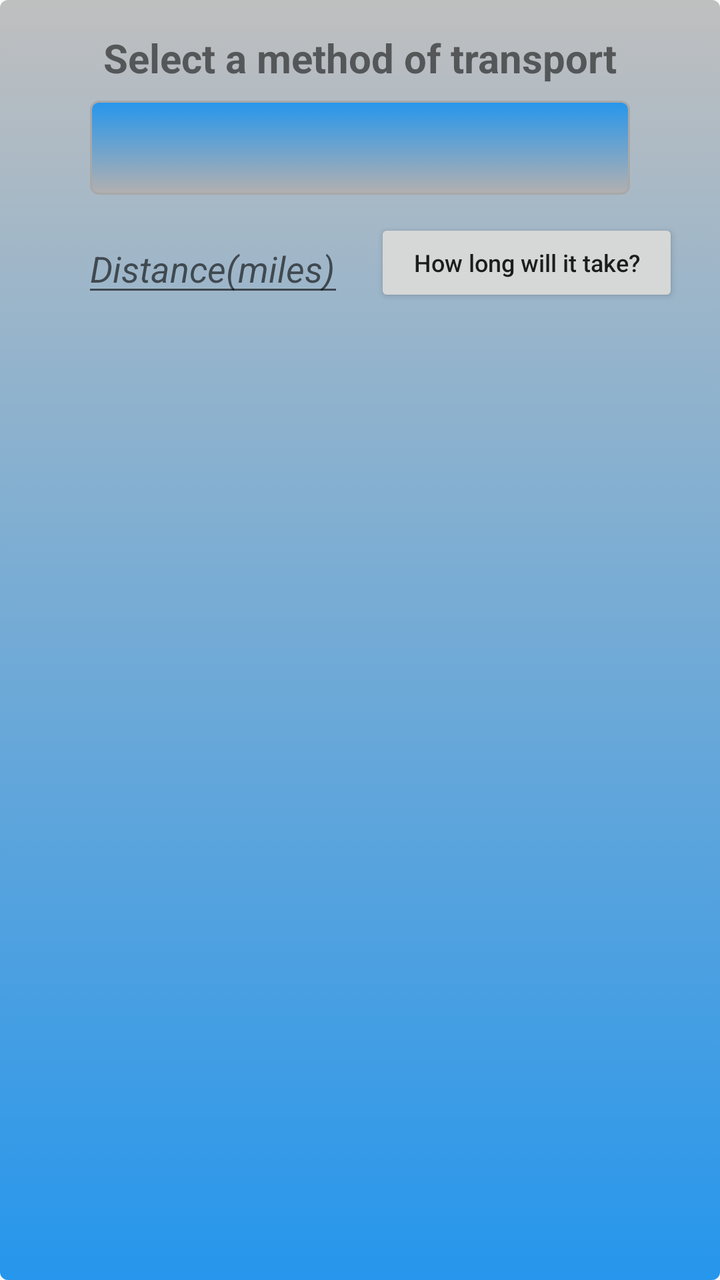
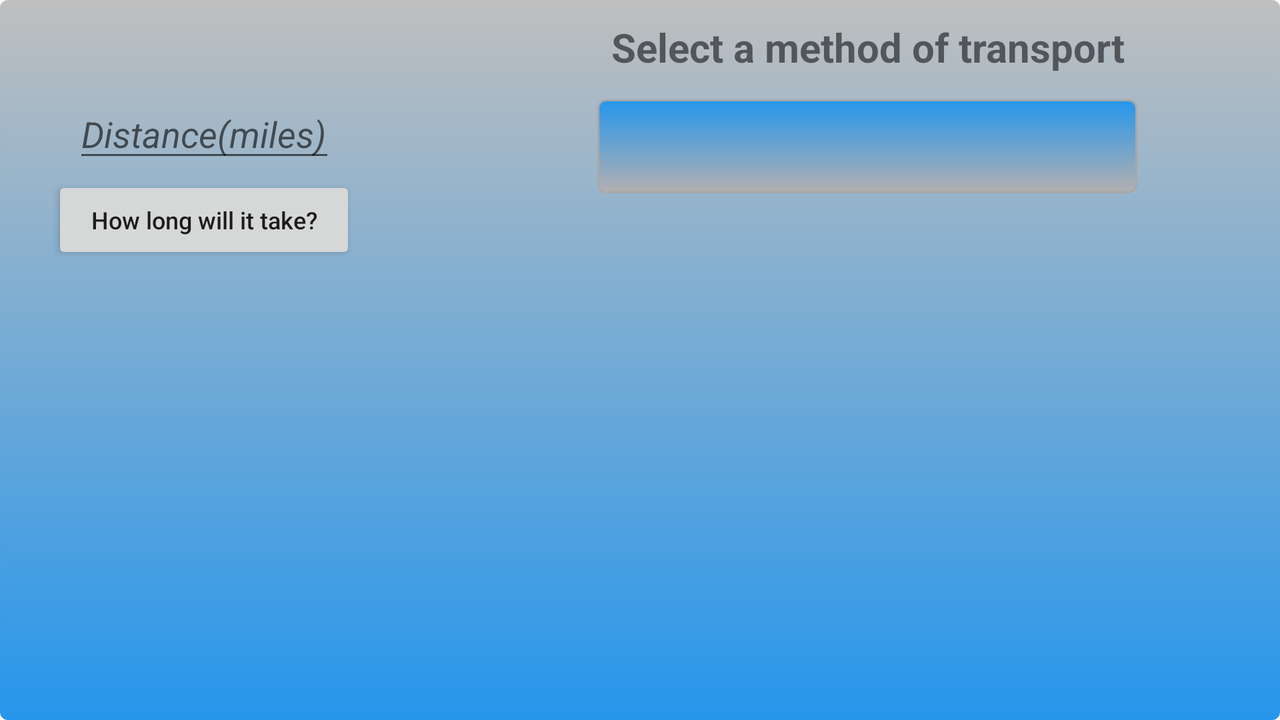

One screen, two layout resources from the same app: the default and the repository's alternative for another configuration. Each is rendered where Android would select it; the XML of both is given below.
<!-- AndroidManifest.xml: application theme AppTheme -->
<!-- res/layout/activity_main.xml -->
<?xml version="1.0" encoding="utf-8"?>
<androidx.constraintlayout.widget.ConstraintLayout xmlns:android="http://schemas.android.com/apk/res/android"
    xmlns:app="http://schemas.android.com/apk/res-auto"
    xmlns:tools="http://schemas.android.com/tools"
    android:layout_width="match_parent"
    android:layout_height="match_parent"
    android:background="@drawable/gradient_spinner"
    android:clickable="true"
    android:nestedScrollingEnabled="true"
    android:outlineProvider="none"
    android:textAlignment="center"
    tools:context=".MainActivity">

    <TextView
        android:id="@+id/textView1"
        android:layout_width="276dp"
        android:layout_height="35dp"
        android:text="@string/firstPrompt"
        android:textAlignment="center"
        android:textSize="20sp"
        android:textStyle="bold"
        app:layout_constraintBottom_toTopOf="@+id/spinner1"
        app:layout_constraintEnd_toEndOf="parent"
        app:layout_constraintHorizontal_bias="0.5"
        app:layout_constraintStart_toStartOf="parent"
        app:layout_constraintTop_toTopOf="parent"
        app:layout_constraintVertical_bias="1.0" />

    <Spinner
        android:id="@+id/spinner1"
        style="@style/spinner_style"
        android:layout_width="270dp"
        android:layout_height="47dp"
        android:alpha="1"
        android:background="@drawable/gradient_spinner2"
        android:contextClickable="false"
        android:foreground="@drawable/ic_baseline_arrow_drop_down_circle_24"
        android:foregroundGravity="center|right"
        android:foregroundTint="#B4FFFFFF"
        android:outlineProvider="none"
        android:paddingRight="8dp"
        android:spinnerMode="dropdown"
        app:layout_constraintBottom_toBottomOf="parent"
        app:layout_constraintEnd_toEndOf="parent"
        app:layout_constraintHorizontal_bias="0.5"
        app:layout_constraintStart_toStartOf="parent"
        app:layout_constraintTop_toTopOf="parent"
        app:layout_constraintVertical_bias="0.066" />

    <Button
        android:id="@+id/button"
        android:layout_width="152dp"
        android:layout_height="44dp"
        android:layout_marginTop="12dp"
        android:text="How long will it take?"
        android:textAllCaps="false"
        android:textSize="12sp"
        app:layout_constraintBottom_toBottomOf="parent"
        app:layout_constraintEnd_toEndOf="parent"
        app:layout_constraintHorizontal_bias="0.461"
        app:layout_constraintStart_toEndOf="@+id/distanceInput"
        app:layout_constraintTop_toBottomOf="@+id/spinner1"
        app:layout_constraintVertical_bias="0.0" />

    <EditText
        android:id="@+id/distanceInput"
        android:layout_width="131dp"
        android:layout_height="40dp"
        android:layout_marginTop="16dp"
        android:ems="10"
        android:hint="Distance(miles)"
        android:inputType="numberDecimal"
        android:textStyle="italic"
        app:layout_constraintBottom_toBottomOf="parent"
        app:layout_constraintEnd_toEndOf="parent"
        app:layout_constraintHorizontal_bias="0.171"
        app:layout_constraintStart_toStartOf="parent"
        app:layout_constraintTop_toBottomOf="@+id/spinner1"
        app:layout_constraintVertical_bias="0.0" />


    <ListView
        android:id="@+id/ListView"
        android:layout_width="410dp"
        android:layout_height="329dp"
        android:focusable="false"
        android:focusableInTouchMode="false"
        app:layout_constraintBottom_toBottomOf="parent"
        app:layout_constraintEnd_toEndOf="parent"
        app:layout_constraintHorizontal_bias="0.5"
        app:layout_constraintStart_toStartOf="parent"
        app:layout_constraintTop_toBottomOf="@+id/spinner1"
        app:layout_constraintVertical_bias="1.0" />

    <TextView
        android:id="@+id/nameProminent"
        android:layout_width="204dp"
        android:layout_height="69dp"
        android:layout_marginStart="10dp"
        android:layout_weight="50"
        android:gravity="center"
        android:textAlignment="center"
        android:textColor="#000000"
        android:textSize="22sp"
        android:textStyle="bold"
        app:layout_constraintBottom_toTopOf="@+id/ListView"
        app:layout_constraintEnd_toStartOf="@+id/minutesProminent"
        app:layout_constraintHorizontal_bias="0.0"
        app:layout_constraintStart_toStartOf="parent"
        app:layout_constraintTop_toBottomOf="@+id/distanceInput"
        app:layout_constraintVertical_bias="0.281" />

    <TextView
        android:id="@+id/minutesProminent"
        android:layout_width="183dp"
        android:layout_height="44dp"
        android:layout_marginTop="16dp"
        android:layout_marginEnd="10dp"
        android:layout_weight="50"
        android:gravity="center"
        android:textSize="26sp"
        android:textStyle="bold"
        app:layout_constraintEnd_toEndOf="parent"
        app:layout_constraintTop_toBottomOf="@+id/button" />

    <TextView
        android:id="@+id/minutesText"
        android:layout_width="101dp"
        android:layout_height="26dp"
        android:gravity="center"
        android:textColor="@color/colorProminent"
        android:textSize="14sp"
        app:layout_constraintBottom_toTopOf="@+id/otherOptions"
        app:layout_constraintEnd_toEndOf="parent"
        app:layout_constraintHorizontal_bias="0.468"
        app:layout_constraintStart_toEndOf="@+id/nameProminent"
        app:layout_constraintTop_toTopOf="@+id/minutesProminent"
        app:layout_constraintVertical_bias="0.666" />

    <TextView
        android:id="@+id/otherOptions"
        android:layout_width="362dp"
        android:layout_height="27dp"
        android:gravity="center"
        android:textSize="17sp"
        android:textStyle="italic"
        app:layout_constraintBottom_toTopOf="@+id/ListView"
        app:layout_constraintEnd_toEndOf="parent"
        app:layout_constraintStart_toStartOf="parent"
        app:layout_constraintTop_toBottomOf="@+id/nameProminent" />


</androidx.constraintlayout.widget.ConstraintLayout>
<!-- resources referenced by this layout -->
<resources>
  <color name="colorProminent">#0FAC03</color>
  <!-- drawable gradient_spinner (drawable) -->
  <?xml version="1.0" encoding="utf-8"?>
  <selector xmlns:android="http://schemas.android.com/apk/res/android">
          <item><layer-list>
              <item><shape>
                  <gradient android:angle="90" android:endColor="@color/colorPrimary" android:startColor="@color/colorPrimaryDark" android:type="linear" />
  
                  
  
                  <corners android:radius="4dp" />
  
                  <padding android:bottom="3dp" android:left="3dp" android:right="3dp" android:top="3dp" />
              </shape></item>
          </layer-list></item>
  
      </selector>
  <!-- drawable gradient_spinner2 (drawable) -->
  <?xml version="1.0" encoding="utf-8"?>
  <selector xmlns:android="http://schemas.android.com/apk/res/android">
          <item><layer-list>
              <item><shape>
                  <gradient android:angle="90" android:endColor="@color/colorPrimaryDark" android:startColor="#B3B0B0" android:type="linear" />
  
                  <stroke android:width="1dp" android:color="#A8A8A8" />
  
                  <corners android:radius="4dp" />
  
                  <padding android:bottom="3dp" android:left="3dp" android:right="3dp" android:top="3dp" />
              </shape></item>
          </layer-list></item>
  
      </selector>
  <string name="firstPrompt">Select a method of transport</string>
  <style name="spinner_style">
          <item name="android:background">@drawable/gradient_spinner2</item>
          <item name="android:layout_margin">10dp</item>
          <item name="android:paddingLeft">8dp</item>
          <item name="android:paddingRight">20dp</item>
          <item name="android:paddingTop">5dp</item>
          <item name="android:paddingBottom">5dp</item>
          <item name="android:popupBackground">#DF90E859</item>
      </style>
  <style name="AppTheme" parent="Theme.AppCompat.Light.DarkActionBar">
          
          <item name="colorPrimary">@color/colorPrimary</item>
          <item name="colorPrimaryDark">@color/colorPrimaryDark</item>
          <item name="colorAccent">@color/colorAccent</item>
      </style>
  <color name="colorPrimary">#FFBFBFBF</color>
  <color name="colorPrimaryDark">#2696EC</color>
  <color name="colorAccent">#04A9B8</color>
</resources>
<!-- res/layout-land/activity_main.xml (the repository's variant of the layout above) -->
<!-- drawn on the phone turned sideways -->
<?xml version="1.0" encoding="utf-8"?>
<androidx.constraintlayout.widget.ConstraintLayout xmlns:android="http://schemas.android.com/apk/res/android"
    xmlns:app="http://schemas.android.com/apk/res-auto"
    xmlns:tools="http://schemas.android.com/tools"
    android:layout_width="match_parent"
    android:layout_height="match_parent"
    android:background="@drawable/gradient_spinner"
    android:clickable="true"
    android:nestedScrollingEnabled="true"
    android:outlineProvider="none"
    android:textAlignment="center"
    tools:context=".MainActivity">


    <Spinner
        android:id="@+id/spinner1"
        style="@style/spinner_style"
        android:layout_width="270dp"
        android:layout_height="47dp"
        android:alpha="1"
        android:background="@drawable/gradient_spinner2"
        android:contextClickable="false"
        android:foreground="@drawable/ic_baseline_arrow_drop_down_circle_24"
        android:foregroundGravity="center|right"
        android:foregroundTint="#B4FFFFFF"
        android:outlineProvider="none"
        android:paddingRight="8dp"
        android:spinnerMode="dropdown"
        app:layout_constraintBottom_toTopOf="@+id/ListView"
        app:layout_constraintEnd_toEndOf="parent"
        app:layout_constraintHorizontal_bias="0.83"
        app:layout_constraintStart_toStartOf="parent"
        app:layout_constraintTop_toTopOf="parent"
        app:layout_constraintVertical_bias="0.606" />

    <TextView
        android:id="@+id/textView1"
        android:layout_width="270dp"
        android:layout_height="34dp"
        android:text="@string/firstPrompt"
        android:textAlignment="center"
        android:textSize="20sp"
        android:textStyle="bold"
        app:layout_constraintBottom_toBottomOf="parent"
        app:layout_constraintEnd_toEndOf="parent"
        app:layout_constraintHorizontal_bias="0.813"
        app:layout_constraintStart_toStartOf="parent"
        app:layout_constraintTop_toTopOf="parent"
        app:layout_constraintVertical_bias="0.022" />

    <EditText
        android:id="@+id/distanceInput"
        android:layout_width="131dp"
        android:layout_height="40dp"
        android:ems="10"
        android:hint="Distance(miles)"
        android:inputType="numberDecimal"
        android:textStyle="italic"
        app:layout_constraintBottom_toBottomOf="parent"
        app:layout_constraintEnd_toEndOf="parent"
        app:layout_constraintEnd_toStartOf="@+id/ListView"
        app:layout_constraintHorizontal_bias="0.5"
        app:layout_constraintStart_toStartOf="parent"
        app:layout_constraintTop_toTopOf="parent"
        app:layout_constraintVertical_bias="0.137" />

    <Button
        android:id="@+id/button"
        android:layout_width="152dp"
        android:layout_height="44dp"
        android:text="How long will it take?"
        android:textAllCaps="false"
        android:textSize="12sp"
        app:layout_constraintBottom_toBottomOf="parent"
        app:layout_constraintEnd_toEndOf="parent"
        app:layout_constraintEnd_toStartOf="@+id/ListView"
        app:layout_constraintHorizontal_bias="0.5"
        app:layout_constraintStart_toStartOf="parent"
        app:layout_constraintTop_toTopOf="parent"
        app:layout_constraintVertical_bias="0.274" />

    <ListView
        android:id="@+id/ListView"
        android:layout_width="436dp"
        android:layout_height="224dp"
        android:focusable="false"
        android:focusableInTouchMode="false"
        app:layout_constraintBottom_toBottomOf="parent"
        app:layout_constraintEnd_toEndOf="parent"
        app:layout_constraintHorizontal_bias="1.0"
        app:layout_constraintStart_toStartOf="parent"
        app:layout_constraintTop_toTopOf="parent"
        app:layout_constraintVertical_bias="0.982" />

    <TextView
        android:id="@+id/nameProminent"
        android:layout_width="204dp"
        android:layout_height="69dp"
        android:layout_weight="50"
        android:gravity="center"
        android:textAlignment="center"
        android:textColor="#000000"
        android:textSize="22sp"
        android:textStyle="bold"
        app:layout_constraintBottom_toBottomOf="parent"
        app:layout_constraintEnd_toEndOf="parent"
        app:layout_constraintEnd_toStartOf="@+id/ListView"
        app:layout_constraintHorizontal_bias="0.5"
        app:layout_constraintStart_toStartOf="parent"
        app:layout_constraintTop_toTopOf="parent"
        app:layout_constraintVertical_bias="0.511" />

    <TextView
        android:id="@+id/minutesText"
        android:layout_width="101dp"
        android:layout_height="26dp"
        android:gravity="center"
        android:textSize="14sp"
        app:layout_constraintBottom_toBottomOf="parent"
        app:layout_constraintEnd_toEndOf="parent"
        app:layout_constraintEnd_toStartOf="@+id/ListView"
        app:layout_constraintHorizontal_bias="0.5"
        app:layout_constraintStart_toStartOf="parent"
        app:layout_constraintTop_toTopOf="parent"
        app:layout_constraintVertical_bias="0.731" />

    <TextView
        android:id="@+id/minutesProminent"
        android:layout_width="183dp"
        android:layout_height="44dp"
        android:layout_weight="50"
        android:gravity="center"
        android:textSize="26sp"
        android:textStyle="bold"
        app:layout_constraintBottom_toBottomOf="parent"
        app:layout_constraintEnd_toEndOf="parent"
        app:layout_constraintEnd_toStartOf="@+id/ListView"
        app:layout_constraintHorizontal_bias="0.5"
        app:layout_constraintStart_toStartOf="parent"
        app:layout_constraintTop_toTopOf="parent"
        app:layout_constraintVertical_bias="0.657" />

    <TextView
        android:id="@+id/otherOptions"
        android:layout_width="344dp"
        android:layout_height="32dp"
        android:gravity="center"
        android:textSize="17sp"
        android:textStyle="italic"
        app:layout_constraintBottom_toBottomOf="parent"
        app:layout_constraintEnd_toEndOf="parent"
        app:layout_constraintHorizontal_bias="0.887"
        app:layout_constraintStart_toStartOf="parent"
        app:layout_constraintTop_toTopOf="parent"
        app:layout_constraintVertical_bias="0.263" />


</androidx.constraintlayout.widget.ConstraintLayout>
<!-- resources referenced by the variant -->
<!-- as the phone turned sideways resolves them -->
<resources>
  <!-- drawable gradient_spinner (drawable) -->
  <?xml version="1.0" encoding="utf-8"?>
  <selector xmlns:android="http://schemas.android.com/apk/res/android">
          <item><layer-list>
              <item><shape>
                  <gradient android:angle="90" android:endColor="@color/colorPrimary" android:startColor="@color/colorPrimaryDark" android:type="linear" />
  
                  
  
                  <corners android:radius="4dp" />
  
                  <padding android:bottom="3dp" android:left="3dp" android:right="3dp" android:top="3dp" />
              </shape></item>
          </layer-list></item>
  
      </selector>
  <!-- drawable gradient_spinner2 (drawable) -->
  <?xml version="1.0" encoding="utf-8"?>
  <selector xmlns:android="http://schemas.android.com/apk/res/android">
          <item><layer-list>
              <item><shape>
                  <gradient android:angle="90" android:endColor="@color/colorPrimaryDark" android:startColor="#B3B0B0" android:type="linear" />
  
                  <stroke android:width="1dp" android:color="#A8A8A8" />
  
                  <corners android:radius="4dp" />
  
                  <padding android:bottom="3dp" android:left="3dp" android:right="3dp" android:top="3dp" />
              </shape></item>
          </layer-list></item>
  
      </selector>
  <string name="firstPrompt">Select a method of transport</string>
  <style name="spinner_style">
          <item name="android:background">@drawable/gradient_spinner2</item>
          <item name="android:layout_margin">10dp</item>
          <item name="android:paddingLeft">8dp</item>
          <item name="android:paddingRight">20dp</item>
          <item name="android:paddingTop">5dp</item>
          <item name="android:paddingBottom">5dp</item>
          <item name="android:popupBackground">#DF90E859</item>
      </style>
  <style name="AppTheme" parent="Theme.AppCompat.Light.DarkActionBar">
          
          <item name="colorPrimary">@color/colorPrimary</item>
          <item name="colorPrimaryDark">@color/colorPrimaryDark</item>
          <item name="colorAccent">@color/colorAccent</item>
      </style>
  <color name="colorPrimary">#FFBFBFBF</color>
  <color name="colorPrimaryDark">#2696EC</color>
  <color name="colorAccent">#04A9B8</color>
</resources>
